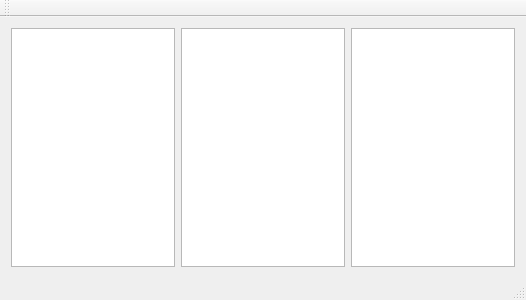
<?xml version="1.0" encoding="UTF-8"?>
<ui version="4.0">
 <class>MainWindow</class>
 <widget class="QMainWindow" name="MainWindow">
  <property name="geometry">
   <rect>
    <x>0</x>
    <y>0</y>
    <width>526</width>
    <height>300</height>
   </rect>
  </property>
  <property name="windowTitle">
   <string>MainWindow</string>
  </property>
  <widget class="QWidget" name="centralWidget">
   <layout class="QHBoxLayout" name="horizontalLayout">
    <item>
     <widget class="QListView" name="listView"/>
    </item>
    <item>
     <widget class="QTreeView" name="treeView"/>
    </item>
    <item>
     <widget class="QTableView" name="tableView"/>
    </item>
   </layout>
  </widget>
  <widget class="QMenuBar" name="menuBar">
   <property name="geometry">
    <rect>
     <x>0</x>
     <y>0</y>
     <width>526</width>
     <height>22</height>
    </rect>
   </property>
  </widget>
  <widget class="QToolBar" name="mainToolBar">
   <attribute name="toolBarArea">
    <enum>TopToolBarArea</enum>
   </attribute>
   <attribute name="toolBarBreak">
    <bool>false</bool>
   </attribute>
  </widget>
  <widget class="QStatusBar" name="statusBar"/>
 </widget>
 <layoutdefault spacing="6" margin="11"/>
 <resources/>
 <connections/>
</ui>
